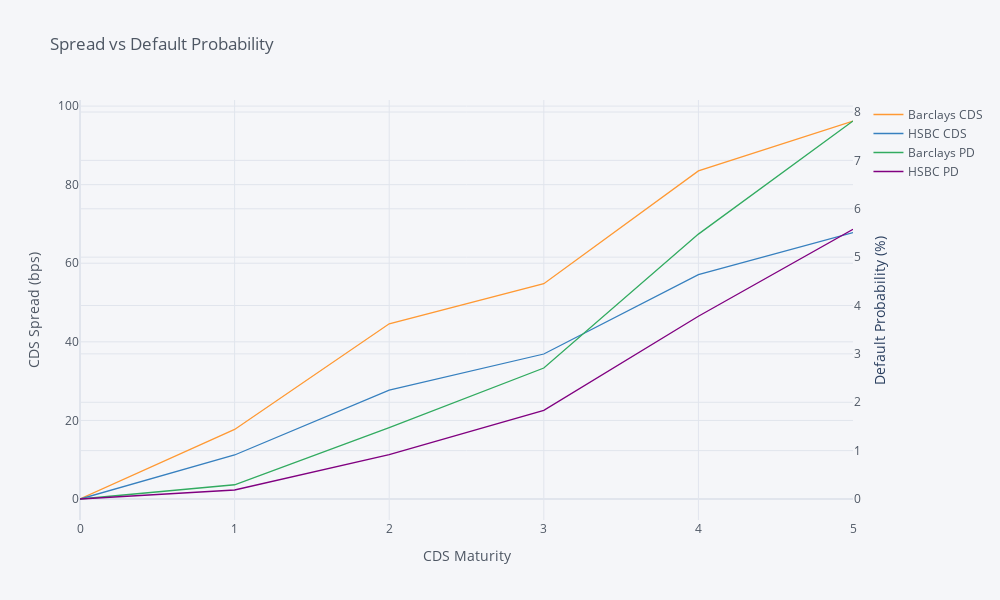

Here is the notebook cell this chart was saved with:
### Code cell
# create dataframe of banks cds
bank = pd.DataFrame({'Barclays CDS': barclays['Spread']*10000,
                     'HSBC CDS': hsbc['Spread']*10000,
                     'Barclays PD': barclays['Default']*100,
                     'HSBC PD': hsbc['Default']*100})

# plot bank cds & probability of default
bank.iplot(title='Spread vs Default Probability',
           xTitle='CDS Maturity', 
           yTitle='CDS Spread (bps)', 
           secondary_y = ['Barclays PD', 'HSBC PD'],
           secondary_y_title='Default Probability (%)')

### Figure 1 — Plotly figure (JSON) as saved in the notebook; plotly's stock layout.template omitted (floating-point values rounded to 4 significant figures)
{"data": [{"line": {"color": "rgba(255, 153, 51, 1.0)", "dash": "solid", "shape": "linear", "width": 1.3}, "mode": "lines", "name": "Barclays CDS", "text": "", "type": "scatter", "x": [0, 1, 2, 3, 4, 5], "y": [0, 17.7, 44.6, 54.8, 83.5, 96.2]}, {"line": {"color": "rgba(55, 128, 191, 1.0)", "dash": "solid", "shape": "linear", "width": 1.3}, "mode": "lines", "name": "HSBC CDS", "text": "", "type": "scatter", "x": [0, 1, 2, 3, 4, 5], "y": [0, 11.2, 27.7, 36.9, 57.1, 67.8]}, {"line": {"color": "rgba(50, 171, 96, 1.0)", "dash": "solid", "shape": "linear", "width": 1.3}, "mode": "lines", "name": "Barclays PD", "text": "", "type": "scatter", "x": [0, 1, 2, 3, 4, 5], "xaxis": "x", "y": [0, 0.2941, 1.476, 2.707, 5.476, 7.815], "yaxis": "y2"}, {"line": {"color": "rgba(128, 0, 128, 1.0)", "dash": "solid", "shape": "linear", "width": 1.3}, "mode": "lines", "name": "HSBC PD", "text": "", "type": "scatter", "x": [0, 1, 2, 3, 4, 5], "xaxis": "x", "y": [0, 0.1863, 0.9198, 1.834, 3.778, 5.575], "yaxis": "y2"}], "layout": {"height": 600, "legend": {"bgcolor": "#F5F6F9", "font": {"color": "#4D5663"}}, "paper_bgcolor": "#F5F6F9", "plot_bgcolor": "#F5F6F9", "title": {"font": {"color": "#4D5663"}, "text": "Spread vs Default Probability"}, "width": 1000, "xaxis": {"autorange": true, "gridcolor": "#E1E5ED", "range": [0, 5], "showgrid": true, "tickfont": {"color": "#4D5663"}, "title": {"font": {"color": "#4D5663"}, "text": "CDS Maturity"}, "type": "linear", "zerolinecolor": "#E1E5ED"}, "yaxis": {"autorange": true, "gridcolor": "#E1E5ED", "range": [-5.344, 101.5], "showgrid": true, "tickfont": {"color": "#4D5663"}, "title": {"font": {"color": "#4D5663"}, "text": "CDS Spread (bps)"}, "type": "linear", "zerolinecolor": "#E1E5ED"}, "yaxis2": {"anchor": "x", "autorange": true, "gridcolor": "#E1E5ED", "overlaying": "y", "range": [-0.4341, 8.249], "showgrid": true, "side": "right", "tickfont": {"color": "#4D5663"}, "title": {"text": "Default Probability (%)"}, "type": "linear", "zerolinecolor": "#E1E5ED"}}}
